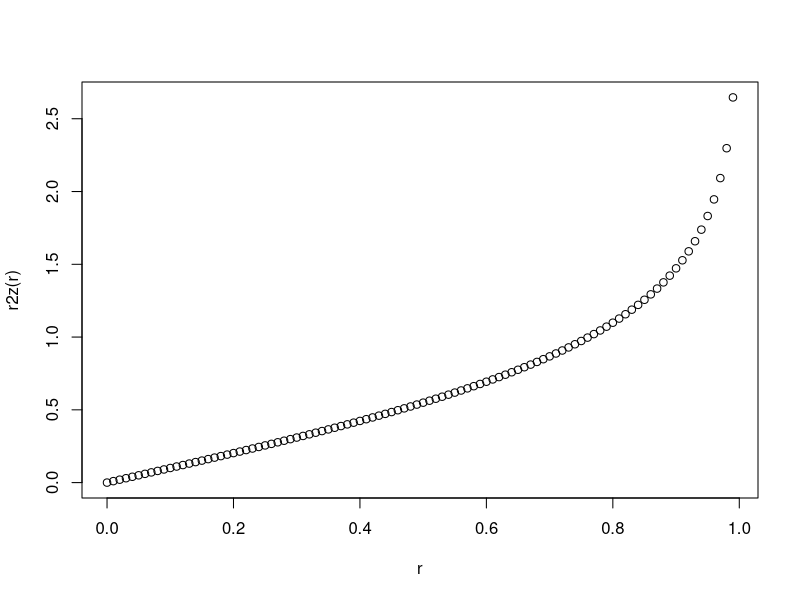
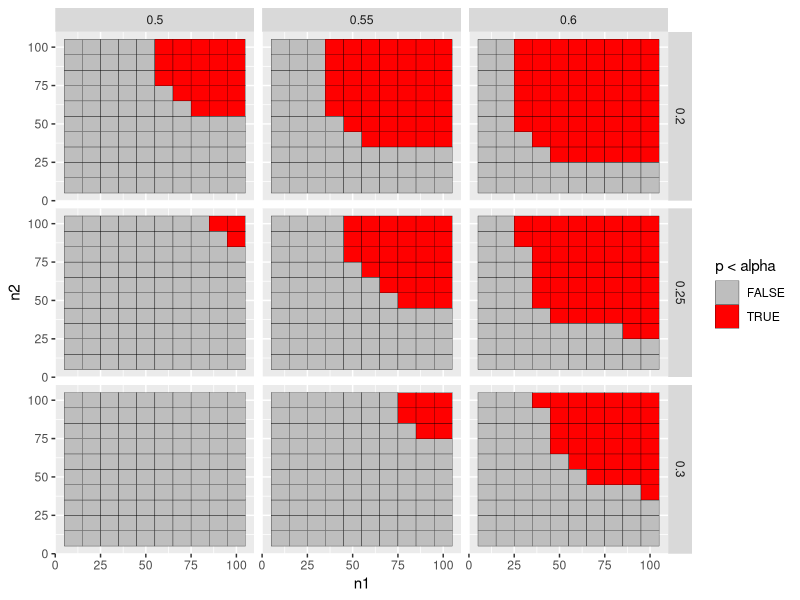

Reproduce these figures in R, in order.
library(tidyverse)

# convert r to z`
r2z <- function (r) {
  rplus <- r+1
  rminus <- 1-r
  zr <- (log(rplus)-log(rminus))/2
  
  zr
}

# plot relationship between r and z
r <- seq(0,.99,.01)
plot(r, r2z(r))

# compare independent r-values
comp_rs <- function(r1, r2, n1, n2=n1) {
  z1 <- r2z(r1)
  z2 <- r2z(r2)
  zd <- (z1 - z2) / sqrt( (1/(n1-3)) + (1/(n2-3)) )
  p <- 2*pnorm(-abs(zd))
  
  #print(paste0("Z(diff) = ", round(zd, 4), ", p(2-tailed) = ", round(p, 4)))
  
  list(z = zd, p = p)
}


sig_map <- function(r1, r2, n1, n2, alpha = .05) {
  combos <- expand.grid(r1 = r1, r2 = r2, n1 = n1, n2 = n2)
  zp <- purrr::pmap_dfr(combos, ~comp_rs(..1, ..2, ..3, ..4) )
  
  combos %>%
    bind_cols(zp) %>%
    ggplot(aes(n1, n2, fill = p < alpha)) +
    geom_tile(color = "black") +
    facet_grid(r1 ~ r2) +
    scale_fill_manual(values = c("grey", "red"))
  
}

# create a map 
r1 <- seq(.2, .3, .05)
r2 <- seq(.5, .6, .05)
n1 <- seq(10, 100, 10)
n2 <- seq(10, 100, 10)
sig_map(r1, r2, n1, n2)
